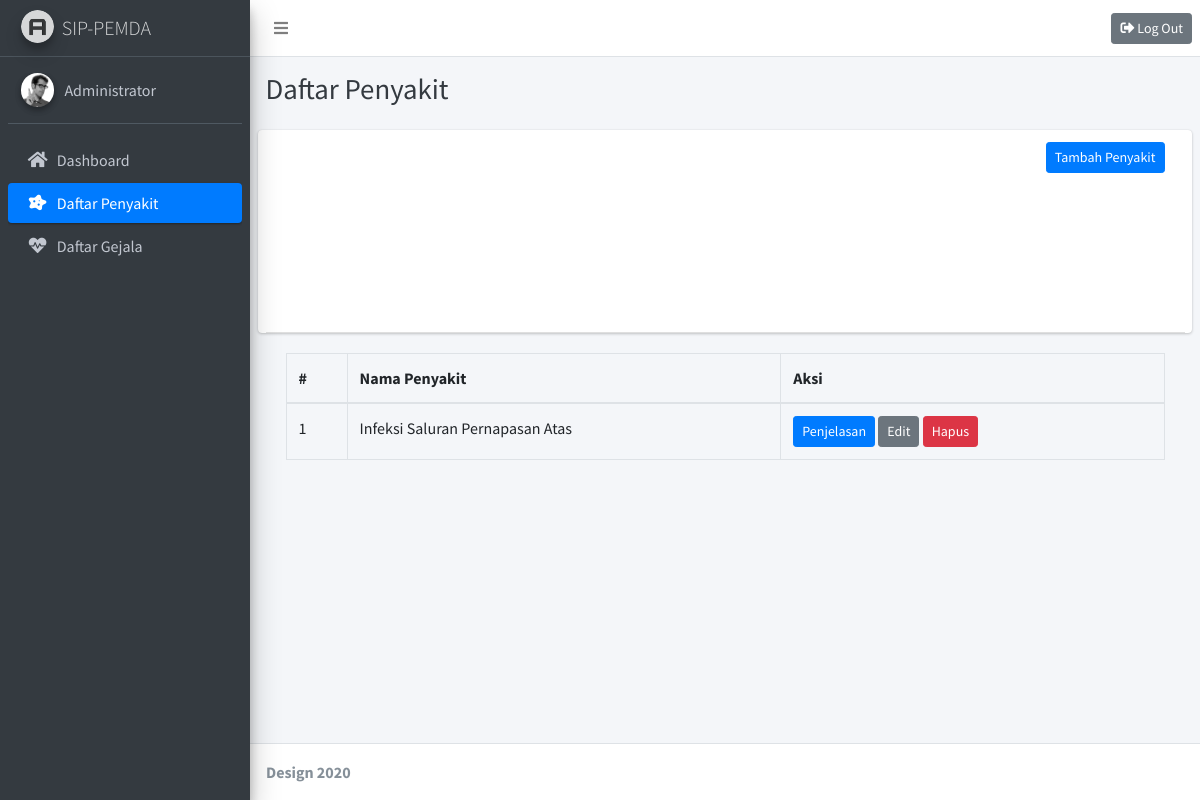
The page /pages/diseases.php (signed in) on the database as committed earlier.
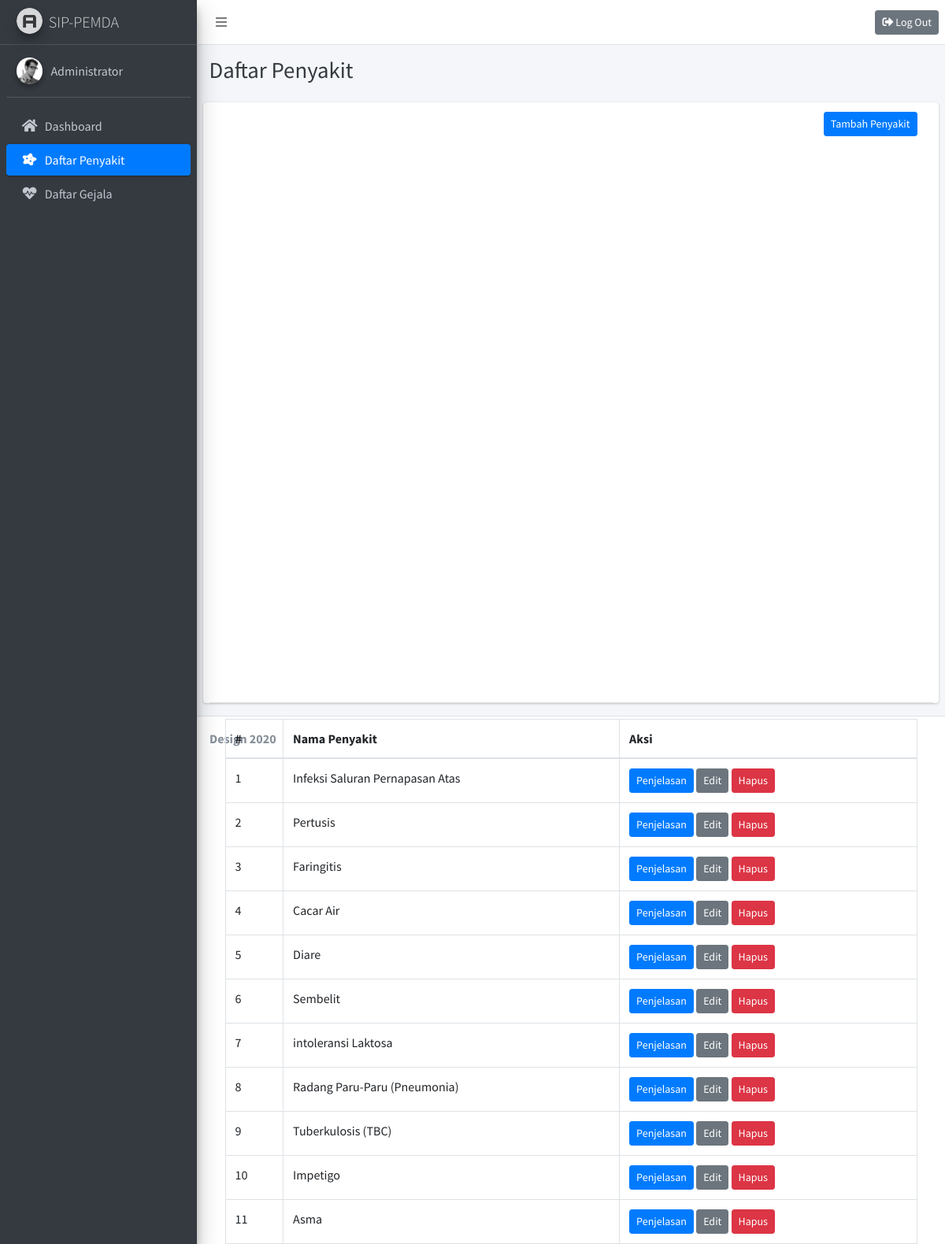
The same page on the database as committed later.
### tables this page shows
CREATE TABLE `penyakit` (
  `id` int(10) NOT NULL,
  `nama` varchar(255) NOT NULL,
  `penjelasan` text NOT NULL,
  `penanganan` text NOT NULL,
  `penyebab` text NOT NULL,
  `obat` text NOT NULL
);

### pages/diseases.php (the view, shortened to what this page needs)
<?php
  include '../connect.php';
  $query = "SELECT * FROM `penyakit`;";
  $sql = mysqli_query($mysqli, $query);
?>
<!DOCTYPE html>
<html>
  <head>
    <link rel="stylesheet" href="../plugins/fontawesome-free/css/all.min.css">
    <link rel="stylesheet" href="https://code.ionicframework.com/ionicons/2.0.1/css/ionicons.min.css">
    <link rel="stylesheet" href="../plugins/tempusdominus-bootstrap-4/css/tempusdominus-bootstrap-4.min.css">
    <link rel="stylesheet" href="../plugins/icheck-bootstrap/icheck-bootstrap.min.css">
    <link rel="stylesheet" href="../plugins/jqvmap/jqvmap.min.css">
    <link rel="stylesheet" href="../plugins/datatables-bs4/css/dataTables.bootstrap4.min.css">
    <link rel="stylesheet" href="../dist/css/adminlte.min.css">
    <link rel="stylesheet" href="../plugins/overlayScrollbars/css/OverlayScrollbars.min.css">
    <link rel="stylesheet" href="../plugins/daterangepicker/daterangepicker.css">
    <link rel="stylesheet" href="../plugins/summernote/summernote-bs4.css">
  </head>
  <body class="hold-transition sidebar-mini layout-fixed">
    <div class="wrapper">
      <nav class="main-header navbar navbar-expand navbar-white navbar-light">
        <ul class="navbar-nav">
          <li class="nav-item">
            <a class="nav-link" data-widget="pushmenu" href="#" role="button"><i class="fas fa-bars"></i></a>
          </li>
        </ul>
        <ul class="navbar-nav ml-auto">
          <li class="nav-item">
            <a class="btn btn-sm btn-secondary" href="../functions/logout.php">
              <i class="fas fa-sign-out-alt"></i>  Log Out
            </a>
          </li>
        </ul>
      </nav>
      <aside class="main-sidebar sidebar-dark-primary elevation-4">
        <a href="/sip_pemda" class="brand-link">
          <img src="../dist/img/AdminLTELogo.png" alt="AdminLTE Logo" class="brand-image img-circle elevation-3"
              style="opacity: .8">
          <span class="brand-text font-weight-light">SIP-PEMDA</span>
        </a>
        <div class="sidebar">
          <div class="user-panel mt-3 pb-3 mb-3 d-flex">
            <div class="image">
              <img src="../dist/img/user2-160x160.jpg" class="img-circle elevation-2" alt="User Image">
            </div>
            <div class="info">
              <a href="profil.php" class="d-block"><?php echo $_SESSION['username'] ?></a>
            </div>
          </div>
          <nav class="mt-2">
            <ul class="nav nav-pills nav-sidebar flex-column nav-child-indent" data-widget="treeview" role="menu" data-accordion="false">
              <li class="nav-item">
                <a href="dashboard.php" class="nav-link">
                  <i class="nav-icon fas fa-home"></i>
                  <p>
                    Dashboard
                  </p>
                </a>
              </li>
              <li class="nav-item">
                <a href="diseases.php" class="nav-link active">
                  <i class="nav-icon fas fa-disease"></i>
                  <p>
                    Daftar Penyakit
                  </p>
                </a>
              </li>
              <li class="nav-item">
                <a href="symptoms.php" class="nav-link">
                  <i class="nav-icon fas fa-heartbeat"></i>
                  <p>
                    Daftar Gejala
                  </p>
                </a>
              </li>
            </ul>
          </nav>
        </div>
      </aside>
      <div class="content-wrapper">
        <div class="content-header">
          <div class="container-fluid">
            <div class="row mb-2">
              <div class="col-sm-6">
                <h1 class="m-0 text-dark">Daftar Penyakit</h1>
              </div>
            </div>
          </div>
        </div>
        <section class="content">
          <div class="container-fluid">
            <div class="row">
              <div class="card col-12">
              <?php if($_SESSION['role'] == "admin"){ ?>
                <div class="card-header col-12">
                    <a href="add_disease.php" class="btn btn-sm btn-primary float-right">Tambah Penyakit</a>
                </div>
              <?php } ?>
                <div class="card-body">
                <?php
                    if(mysqli_num_rows($sql) == 0){ ?>
                      Tidak ada data tentang Penyakit
                  <?php
                    } else {
                  ?>
                    <table id="diseases" class="table table-bordered table-hover">
                        <thead>
                            <tr>
                                <th>#</th>
                                <th>Nama Penyakit</th>
                                <th>Aksi</th>
                            </tr>
                        </thead>
                        <tbody>
                          <?php
                            $number = 1;
                            while($datas = mysqli_fetch_assoc($sql)){
                          ?>
                            <tr>
                              <td><?php echo $number++; ?></td>
                              <td><?php echo $datas['nama']; ?></td>
                              <td>
                                  <a href="detail_disease.php?id=<?php echo $datas['id']; ?>" class="btn btn-sm btn-primary">Penjelasan</a>
                                  <?php if($_SESSION['role'] == "admin"){ ?>
                                  <a href="edit_disease.php?id=<?php echo $datas['id']; ?>" class="btn btn-sm btn-secondary">Edit</a>
                                  <a href="../functions/delete_disease.php?id=<?php echo $datas['id']; ?>" onclick="return confirm('Apakah anda yakin ingin menghapus penyakit ini?');" class="btn btn-sm btn-danger">Hapus</a>
                                  <?php } ?>
                              </td>
                            </tr>
                          <?php } ?>
                        </tbody>
                    </table>
                    <?php
                    }
                  ?>
                </div>
              </div>
            </div>
          </div>
        </section>
      </div>
      <footer class="main-footer">
        <strong>Design 2020</strong>
      </footer>
    </div>
  </body>
</html>

Rows that differ between the two databases and show on the page:
added penyakit: nama "Pertusis"
added penyakit: nama "Faringitis"
added penyakit: nama "Cacar Air"
added penyakit: nama "Diare"
added penyakit: nama "Sembelit"
added penyakit: nama "intoleransi Laktosa"
added penyakit: nama "Radang Paru-Paru (Pneumonia)"
added penyakit: nama "Tuberkulosis (TBC)"
added penyakit: nama "Impetigo"
added penyakit: nama "Asma"
